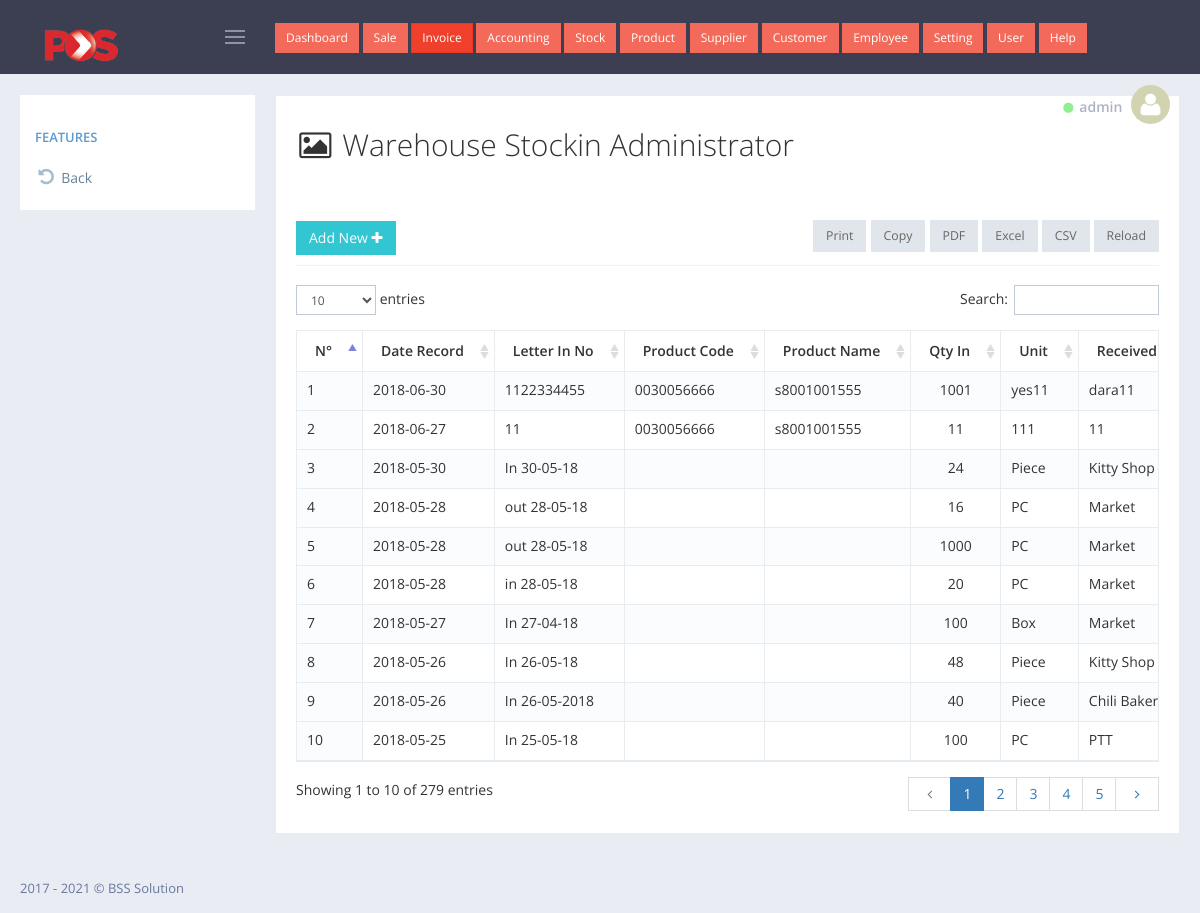
The app's page /admin/wh_stockin/index.php (signed in) with its own data.
### tables this page shows
CREATE TABLE `tbl_pos_invoice` (
  `transaction_id` int(6) UNSIGNED ZEROFILL NOT NULL,
  `inv_no` int(200) NOT NULL,
  `cashier_name` varchar(100) NOT NULL,
  `user_id` int(11) NOT NULL,
  `cus` int(11) NOT NULL,
  `date_sell` date NOT NULL,
  `amount` decimal(10,2) NOT NULL,
  `vat` decimal(10,2) NOT NULL,
  `pay_dollar` decimal(10,2) NOT NULL,
  `pay_riel` varchar(111) NOT NULL
);

CREATE TABLE `tbl_pos_wh_stock_in` (
  `whsi_id` int(11) NOT NULL,
  `whsi_date_record` date NOT NULL,
  `whsi_letter_no` varchar(255) NOT NULL,
  `whsi_product_code` varchar(255) NOT NULL,
  `whsi_product` varchar(255) NOT NULL,
  `whsi_qty_in` float NOT NULL,
  `whsi_unit` varchar(255) NOT NULL,
  `whsi_received_from` varchar(255) NOT NULL,
  `whsi_employee` int(11) NOT NULL,
  `whsi_note` text NOT NULL
);

CREATE TABLE `tbl_pos_product` (
  `pro_id` int(200) NOT NULL,
  `code` varchar(200) NOT NULL,
  `ref` varchar(200) NOT NULL,
  `paket` varchar(100) NOT NULL,
  `name_en` varchar(200) NOT NULL,
  `name_kh` varchar(200) NOT NULL,
  `price_dolla` decimal(10,2) NOT NULL,
  `price_riel` decimal(10,2) NOT NULL,
  `photo` varchar(200) NOT NULL,
  `note_pro` varchar(200) NOT NULL,
  `cate_id` int(100) NOT NULL
);

### admin/wh_stockin/index.php (the view, shortened to what this page needs)
<?php
    include_once '../../config/database.php';
    include_once '../layout/header.php';
?>
<div class="portlet light bordered">
    <div class="row">
        <div class="col-xs-12">
            <h2><i class="fa fa-image fa-fw"></i> Warehouse Stockin Administrator</h2>
        </div>
    </div>
    <br>
    <br>
    <div class="portlet-title">
        <div class="caption font-dark">
            <a href="add.php" id="sample_editable_1_new" class="btn green"> Add New
                <i class="fa fa-plus"></i>
            </a>
        </div>
    </div>
    <div class="portlet-body">
        <div id="sample_1_wrapper" class="dataTables_wrapper">
            <table class="table table-striped table-bordered table-hover dataTable dtr-inline " id="sample_2" role="grid" aria-describedby="sample_1_info">
                <thead>
                    <tr>
                        <th>N&deg;</th>
                        <th>Date Record</th>
                        <th>Letter In No</th>
                        <th>Product Code</th>
                        <th>Product Name</th>
                        <th>Qty In</th>
                        <th>Unit</th>
                        <th>Received From</th>
                    </tr>
                </thead>
                <tbody>
                    <?php
                        $i = 0;
                        $get_data = $connect->query("SELECT * FROM tbl_pos_wh_stock_in AS A
                            LEFT JOIN tbl_pos_product AS B ON A.whsi_product_code=B.pro_id
                            LEFT JOIN tbl_pos_employee AS C ON A.whsi_employee=C.emp_id
                            ORDER BY whsi_date_record DESC");
                        while ($row = mysqli_fetch_object($get_data)) {
                            echo '<tr>';
                                echo '<td>'.(++$i).'</td>';
                                echo '<td>'.$row->whsi_date_record.'</td>';
                                echo '<td>'.$row->whsi_letter_no.'</td>';
                                echo '<td>'.$row->code.'</td>';
                                echo '<td>'.$row->ref.'</td>';
                                echo '<td class="text-center">'.$row->whsi_qty_in.'</td>';
                                echo '<td>'.$row->whsi_unit.'</td>';
                                echo '<td>'.$row->whsi_received_from.'</td>';
                            echo '</tr>';
                        }
                    ?>
                </tbody>
            </table>
        </div>
    </div>
</div>
<?php include_once '../layout/footer.php' ?>

### admin/layout/header.php (shortened to what this page needs)
<!DOCTYPE html>
<html lang="en">
    <head>
        <link href="../../assets/global/plugins/font-awesome/css/font-awesome.min.css" rel="stylesheet" type="text/css" />
        <link href="../../assets/global/plugins/simple-line-icons/simple-line-icons.min.css" rel="stylesheet" type="text/css" />
        <link href="../../assets/global/plugins/bootstrap/css/bootstrap.min.css" rel="stylesheet" type="text/css" />
        <link href="../../assets/global/plugins/bootstrap-switch/css/bootstrap-switch.min.css" rel="stylesheet" type="text/css" />
        <link href="../../assets/global/plugins/datatables/datatables.min.css" rel="stylesheet" type="text/css" />
        <link href="../../assets/global/plugins/datatables/plugins/bootstrap/datatables.bootstrap.css" rel="stylesheet" type="text/css" />
        <link href="../../assets/global/plugins/bootstrap-datepicker/css/bootstrap-datepicker3.min.css" rel="stylesheet" type="text/css" />
        <link href="../../assets/global/css/components.min.css" rel="stylesheet" id="style_components" type="text/css" />
        <link href="../../assets/global/css/plugins.min.css" rel="stylesheet" type="text/css" />
        <link href="../../assets/layouts/layout4/css/layout.min.css" rel="stylesheet" type="text/css" />
        <link href="../../assets/layouts/layout4/css/themes/default.min.css" rel="stylesheet" type="text/css" id="style_color" />
        <link href="../../assets/layouts/layout4/css/custom.min.css" rel="stylesheet" type="text/css" />
    </head>
    <body class="page-container-bg-solid page-header-fixed page-sidebar-closed-hide-logo">
        <div class="page-header navbar navbar-fixed-top">
            <div class="page-header-inner ">
                <div class="page-logo">
                    <a href="../../index.php">
                        <img src="../../img/img_logo/Pos_Malaysia_Logo.png" width="100px" alt="logo" class="logo-default" />
                    </a>
                    <div class="menu-toggler sidebar-toggler">
                    </div>
                </div>
                <?php include_once('top_navigation.php') ?>
                <div class="page-top">
                    <div class="top-menu">
                        <ul class="nav navbar-nav pull-right">
                            <li class="dropdown dropdown-user dropdown-dark">
                                <a href="javascript:;" class="dropdown-toggle" data-toggle="dropdown" data-hover="dropdown" data-close-others="true">
                                    <small><i class="fa fa-circle" style="color: lightgreen;"></i></small>
                                    <span class="username username-hide-on-mobile"> <?= @$_SESSION['user']->username ?> </span>
                                    <img alt="" class="img-circle" src="../../img/img_user/blank.png" /> </a>
                            </li>
                        </ul>
                    </div>
                </div>
            </div>
        </div>
        <div class="page-container">
            <div class="page-content-wrapper">
                <div class="page-content" style="transform: translate(0px,-10px);">

### records on screen
tbl_pos_invoice: cashier_name "admin"
tbl_pos_wh_stock_in: whsi_date_record "2018-06-30", whsi_letter_no "1122334455", tbl_pos_product.code "0030056666", tbl_pos_product.ref "s8001001555", whsi_qty_in "1001", whsi_unit "yes11", whsi_received_from "dara11"
tbl_pos_wh_stock_in: whsi_date_record "2018-06-27", whsi_letter_no "11", tbl_pos_product.code "0030056666", tbl_pos_product.ref "s8001001555", whsi_qty_in "11", whsi_unit "111", whsi_received_from "11"
tbl_pos_wh_stock_in: whsi_date_record "2018-05-30", whsi_letter_no "In 30-05-18", whsi_qty_in "24", whsi_unit "Piece", whsi_received_from "Kitty Shop…"
tbl_pos_wh_stock_in: whsi_date_record "2018-05-28", whsi_letter_no "out 28-05-18", whsi_qty_in "16", whsi_unit "PC", whsi_received_from "Market"
tbl_pos_wh_stock_in: whsi_date_record "2018-05-28", whsi_letter_no "out 28-05-18", whsi_qty_in "1000", whsi_unit "PC", whsi_received_from "Market"
tbl_pos_wh_stock_in: whsi_date_record "2018-05-28", whsi_letter_no "in 28-05-18", whsi_qty_in "20", whsi_unit "PC", whsi_received_from "Market"
tbl_pos_wh_stock_in: whsi_date_record "2018-05-27", whsi_letter_no "In 27-04-18", whsi_qty_in "100", whsi_unit "Box", whsi_received_from "Market"
tbl_pos_wh_stock_in: whsi_date_record "2018-05-26", whsi_letter_no "In 26-05-18", whsi_qty_in "48", whsi_unit "Piece", whsi_received_from "Kitty Shop…"
tbl_pos_wh_stock_in: whsi_date_record "2018-05-26", whsi_letter_no "In 26-05-2018", whsi_qty_in "40", whsi_unit "Piece", whsi_received_from "Chili…"
tbl_pos_wh_stock_in: whsi_date_record "2018-05-25", whsi_letter_no "In 25-05-18", whsi_qty_in "100", whsi_unit "PC", whsi_received_from "PTT"
